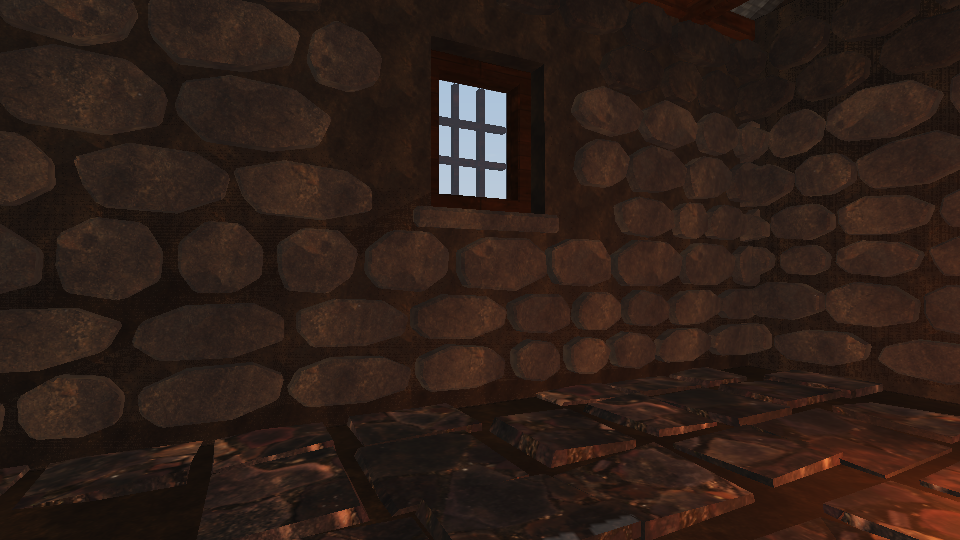
#> input picture SampleProjectBase/Tools/interior_verified.png, 960 x 540 px
$ python make_icon.py interior_verified.png
#> lines starting #> are read from the running program, lines starting #| are printed output that depends on the picture
# Make the application icon (forge.ico) for the FORGE exe.
#
# Usage:
#   py Tools/make_icon.py                 -> draws a placeholder icon (anvil + glowing billet)
#   py Tools/make_icon.py path/to/art.png -> converts your square artwork (e.g. 1024x1024 from ChatGPT)
#
# Output: forge.ico next to the .vcxproj (app.rc embeds it into the exe at build time).
# One .ico holds several sizes: Windows picks 16/32 for the title bar and taskbar,
# 48 for Explorer, 256 for large icons / the desktop. Each size is resampled from the
# big image with LANCZOS (high-quality downscale) so small sizes stay crisp.
import sys, os
from PIL import Image, ImageDraw, ImageFilter

ICON_SIZES = [16, 24, 32, 48, 64, 128, 256]
OUT = os.path.join(os.path.dirname(os.path.dirname(os.path.abspath(__file__))), "forge.ico")
CANVAS = 1024  # work size of the placeholder (drawn big, then downscaled)

def placeholder():
    img = Image.new("RGBA", (CANVAS, CANVAS), (0, 0, 0, 0))
    d = ImageDraw.Draw(img)
    # dark rounded plate (reads on both light and dark desktops)
    d.rounded_rectangle([40, 40, CANVAS - 40, CANVAS - 40], radius=180, fill=(28, 20, 16, 255))
    # glow of the hot billet
    glow = Image.new("RGBA", (CANVAS, CANVAS), (0, 0, 0, 0))
    ImageDraw.Draw(glow).ellipse([180, 260, 844, 520], fill=(255, 120, 30, 170))
    img = Image.alpha_composite(img, glow.filter(ImageFilter.GaussianBlur(60)))
    d = ImageDraw.Draw(img)
    # hot billet on the anvil face
    d.rounded_rectangle([250, 360, 774, 420], radius=24, fill=(255, 200, 90, 255))
    # anvil: face, horn, waist, foot
    steel = (150, 150, 158, 255)
    d.polygon([(220, 430), (830, 430), (830, 520), (220, 520)], fill=steel)          # face
    d.polygon([(220, 430), (90, 450), (220, 500)], fill=steel)                       # horn
    d.polygon([(380, 520), (670, 520), (610, 700), (440, 700)], fill=(120, 120, 128, 255))  # waist
    d.rounded_rectangle([300, 700, 750, 800], radius=20, fill=(100, 100, 108, 255))  # foot
    return img

def main():
    if len(sys.argv) > 1:
        src = Image.open(sys.argv[1]).convert("RGBA")
#> src is the input picture: PIL image 960x540 RGBA; mean R, G, B, A 46.1, 30.6, 23.4, 255
        side = min(src.size)  # crop to a centred square if the art is not square
#> side = 540
        left, top = (src.width - side) // 2, (src.height - side) // 2
#> left = 210; top = 0
        src = src.crop((left, top, left + side, top + side))
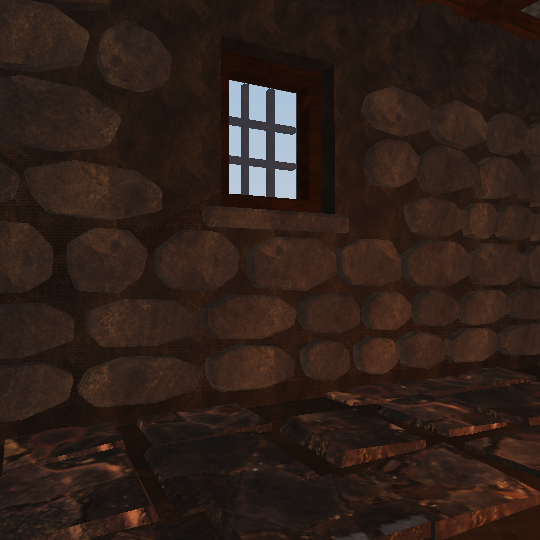
#> src: PIL image 540x540 RGBA; mean R, G, B, A 46.6, 31.6, 24.8, 255
    else:
        src = placeholder()
    src = src.resize((256, 256), Image.LANCZOS)
#> src: PIL image 256x256 RGBA
    src.save(OUT, format="ICO", sizes=[(s, s) for s in ICON_SIZES])
    print("wrote", OUT)

if __name__ == "__main__":
    main()
